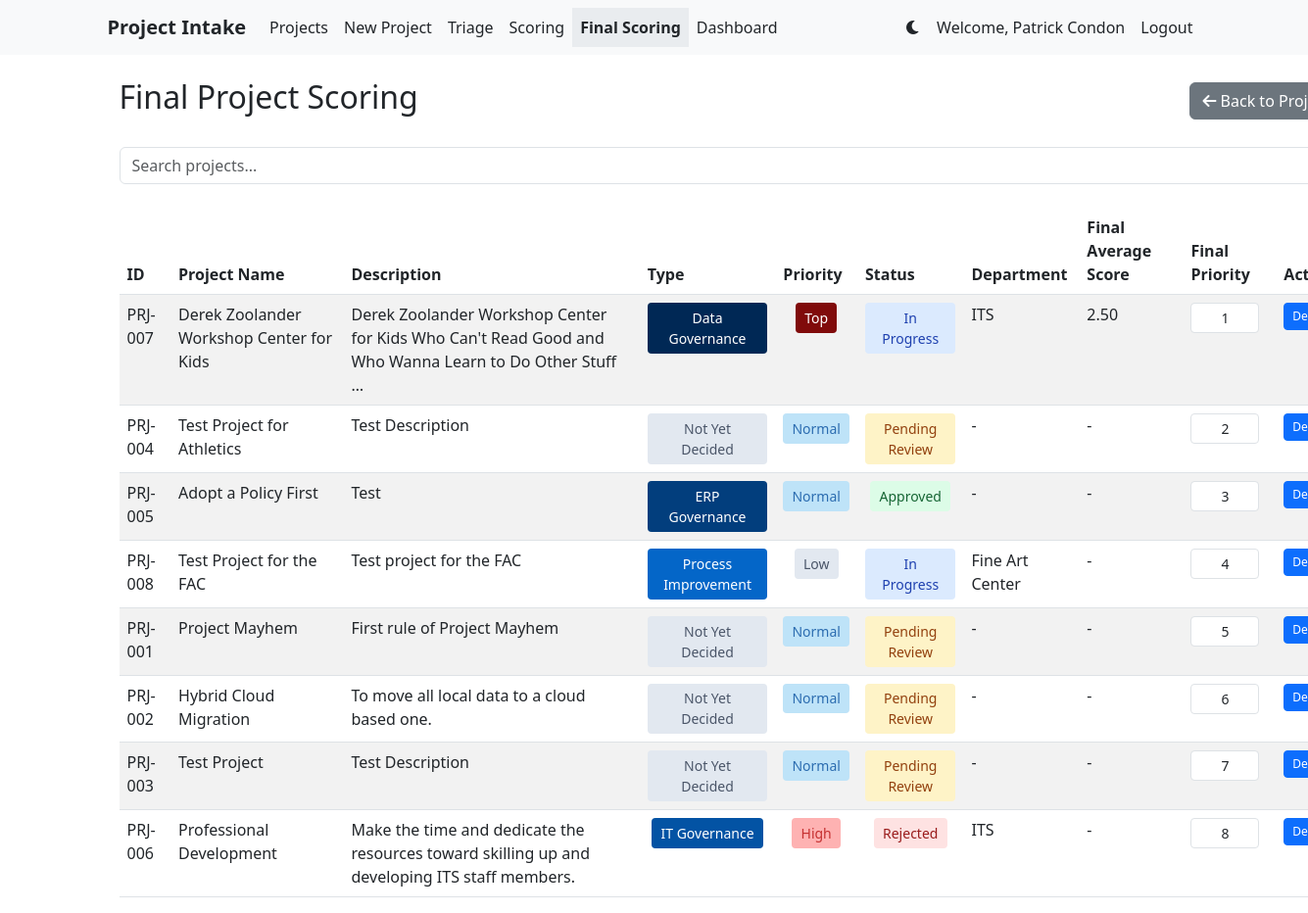
/final-scoring/ (signed in), run on an earlier commit of the app's database.
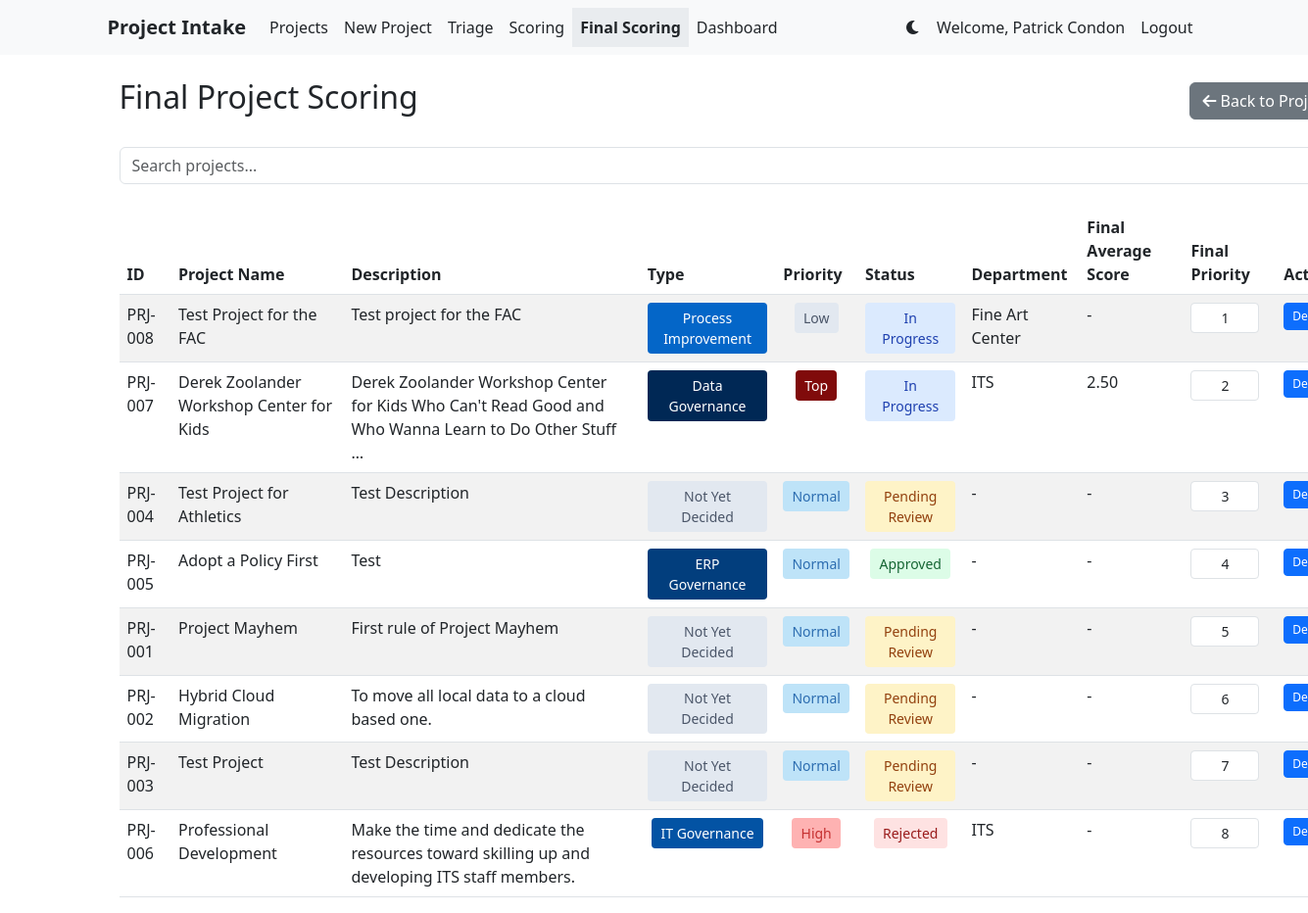
And on a later commit of the database.
### projects/models.py (models this page shows, shortened)
class Project(models.Model):
    STATUS_CHOICES = [
        ('pending', 'Pending Review'),
        ('approved', 'Approved'),
        ('rejected', 'Rejected'),
        ('in_progress', 'In Progress'),
        ('completed', 'Completed'),
    ]
    PRIORITY_CHOICES = [
        ('Low', 'Low'),
        ('Normal', 'Normal'),
        ('High', 'High'),
        ('Top', 'Top'),
    ]
    FINAL_PRIORITY_CHOICES = [
        (1, 'Low'),
        (2, 'Medium'),
        (3, 'High'),
    ]
    PROJECT_TYPE_CHOICES = [
        ('not_yet_decided', 'Not Yet Decided'),
        ('process_improvement', 'Process Improvement'),
        ('it_governance', 'IT Governance'),
        ('erp_governance', 'ERP Governance'),
        ('data_governance', 'Data Governance'),
    ]
    title = models.CharField(max_length=200)
    description = models.TextField()
    project_type = models.CharField(max_length=20, choices=PROJECT_TYPE_CHOICES, default='not_yet_decided', help_text="Type of project submission")
    submitted_by = models.ForeignKey(User, on_delete=models.CASCADE, null=True, blank=True)
    submission_date = models.DateTimeField(default=timezone.now)
    status = models.CharField(max_length=20, choices=STATUS_CHOICES, default='pending', null=True, blank=True)
    budget = models.DecimalField(max_digits=10, decimal_places=2, null=True, blank=True)
    start_date = models.DateField(null=True, blank=True)
    end_date = models.DateField(null=True, blank=True)
    department = models.CharField(max_length=100, null=True, blank=True)
    contact_person = models.CharField(max_length=100, null=True, blank=True)
    contact_email = models.EmailField(null=True, blank=True)
    contact_phone = models.CharField(max_length=20, null=True, blank=True)
    triage_notes = models.TextField(blank=True, null=True)
    priority = models.CharField(max_length=10, choices=PRIORITY_CHOICES, default='Normal')
    scoring_notes = models.TextField(blank=True, null=True, help_text="Notes related to project scoring or evaluation")
    final_priority = models.IntegerField(null=True, blank=True, help_text="Project ranking (lower number = higher priority)")
    final_score = models.FloatField(null=True, blank=True, help_text="Final score")
    strategic_alignment = models.IntegerField(null=True, blank=True, help_text="Strategic alignment score (1-5)")
    cost_benefit = models.IntegerField(null=True, blank=True, help_text="Cost benefit score (1-5)")
    user_impact = models.IntegerField(null=True, blank=True, help_text="User impact and adoption score (1-5)")
    ease_of_implementation = models.IntegerField(null=True, blank=True, help_text="Ease of implementation score (1-5)")
    vendor_reputation_support = models.IntegerField(null=True, blank=True, help_text="Vendor reputation and support score (1-5)")
    security_compliance = models.IntegerField(null=True, blank=True, help_text="Security and compliance score (1-5)")
    student_centered = models.IntegerField(null=True, blank=True, help_text="Student-centered score (1-5)")
    @property
    def formatted_id(self):
        return f"PRJ-{self.id:03d}"
    class Meta:
        ordering = ['-submission_date']
        db_table = 'project_requests'

### projects/views.py (the view, shortened to what this page needs)
# urls.py: path('final-scoring/', views.project_final_scoring_list, name='project_final_scoring_list'),
@login_required
@user_passes_test(is_scoring_user)
def project_final_scoring_list(request):
    search_query = request.GET.get('search', '')
    projects = Project.objects.all().select_related('submitted_by').order_by('-final_priority', '-submission_date')
    return render(request, 'projects/project_final_scoring_list.html', {'projects': projects, 'search_query': search_query})

### projects/views.py (called while the page is built)
def is_scoring_user(user):
    return user.is_staff or user.groups.filter(name='Scoring Group').exists()

### projects/templates/projects/project_final_scoring_list.html (shortened to what this page needs)
{% extends "base.html" %}
{% load static %}
{% load project_tags %}
{% block content %}
<div class="container-fluid" style="width: 115%; padding-right: 15px;">
    <div class="d-flex justify-content-between align-items-center mb-4">
        <h2>Final Project Scoring</h2>
        <a href="{% url 'projects:project_list' %}" class="btn btn-secondary">
            <i class="fas fa-arrow-left"></i> Back to Projects
        </a>
    </div>
    <div class="mb-4">
        <form method="get" class="d-flex">
            <div class="input-group">
                <input type="text"
                       name="search"
                       class="form-control"
                       placeholder="Search projects..."
                       value="{{ search_query|default:'' }}"
                       aria-label="Search projects">
            </div>
        </form>
    </div>
    <div class="table-responsive">
        <table class="table table-striped table-hover">
            <thead>
                <tr>
                    <th>ID</th>
                    <th>Project Name</th>
                    <th>Description</th>
                    <th>Type</th>
                    <th>Priority</th>
                    <th>Status</th>
                    <th>Department</th>
                    <th>Final Average Score</th>
                    <th>Final Priority</th>
                    <th>Actions</th>
                </tr>
            </thead>
            <tbody>
                {% for project in projects %}
                <tr>
                    <td>{{ project.formatted_id }}</td>
                    <td>{{ project.title }}</td>
                    <td>{{ project.description|truncatechars:100 }}</td>
                    <td class="text-center">
                        <span class="type-badge type-{{ project.project_type|lower }}">
                            {{ project.get_project_type_display }}
                        </span>
                    </td>
                    <td class="text-center">
                        <span class="priority-badge priority-{{ project.priority|lower }}">
                            {{ project.priority }}
                        </span>
                    </td>
                    <td class="text-center">
                        <span class="status-badge status-{{ project.status|lower }}">
                            {{ project.get_status_display }}
                        </span>
                    </td>
                    <td>{{ project.department|default:"-" }}</td>
                    <td>
                        {% if project.final_score %}
                            {{ project.final_score|floatformat:2 }}
                        {% else %}
                            -
                        {% endif %}
                    </td>
                    <td>
                        <input type="number"
                               class="form-control form-control-sm final-priority-input"
                               value="{{ project.final_priority|default:'' }}"
                               min="1"
                               data-project-id="{{ project.id }}"
                               placeholder="Rank"
                               style="width: 70px;">
                    </td>
                    <td>
                        <a href="{% url 'projects:project_final_scoring_details' project.pk %}" class="btn btn-primary btn-sm">
                            Details
                        </a>
                    </td>
                </tr>
                {% empty %}
                <tr>
                    <td colspan="9" class="text-center">No projects found.</td>
                </tr>
                {% endfor %}
            </tbody>
        </table>
    </div>
</div>
{% endblock %}

What changed in the data, as far as the page shows it:
changed Project "PRJ-005": final_priority "3" → "4"
changed Project "PRJ-004": final_priority "2" → "3"
changed Project "PRJ-007": final_priority "1" → "2"
changed Project "PRJ-008": final_priority "4" → "1"; moves down the list
